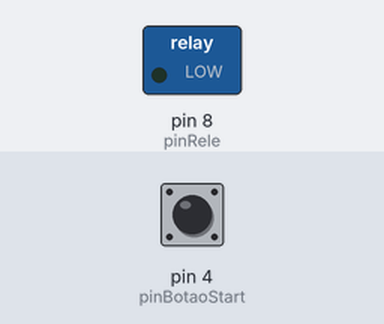
A sketch run on a simulated Arduino Uno, built with avr-gcc and run on an emulated ATmega328P. Shown: switched loads named in the sketch (green lamp = pin HIGH). Inputs (shaded band) come from the test bench; at power-on: pin 4 (pinBotaoStart) HIGH.

Above: at 1.2 s.
1.3 s: pin 4 (pinBotaoStart) pulled LOW for 0.15 s
At 2.4 s:
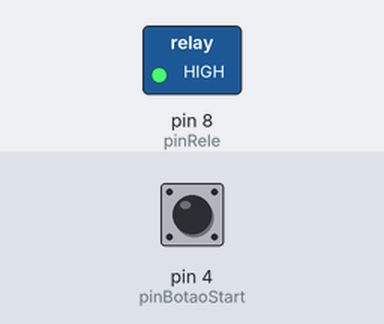
2.9 s: pin 4 (pinBotaoStart) pulled LOW for 1 s
At 4.9 s:
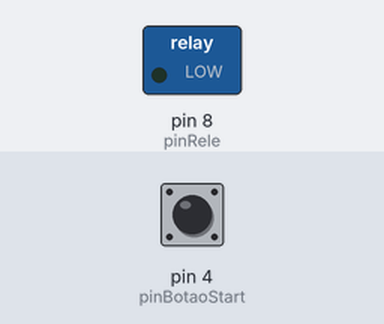
Timing chart, 0 to 6.4 s (numbered marks = the images above; inputs shaded):
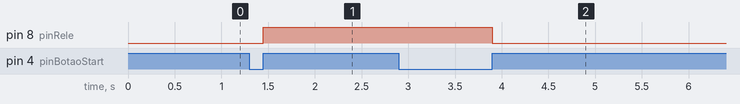

Measured:
- after the input at 1.3 s, pin 8 (pinRele): LOW → HIGH after 0.15 s
- after the input at 2.9 s, pin 8 (pinRele): HIGH → LOW after 1.0 s

The sketch:

Cronometro_com_bot_o.ino
```cpp
/****************************************************************************************
  Video Q0175 - Explorando o Arduino - Timers

  Desenvolvido pela Fábrica de Programas - Brincando com Ideias (www.brincandocomideias.com)
  www.youtube.com/c/BrincandoComIdeias

  Autor Flavio Guimaraes
*****************************************************************************************/

//********************** PARAMETRIZAÇÃO DO PROJETO ***********************

#define nome "Brincando com Ideias"

#define pinRele 8        //Porta do Arduino que irá acionar o relé
#define nivelRele HIGH   //Nivel lógico de ACIONAMENTO do relé

#define pinBotaoStart  4 //Porta do Arduino em que o botao Start esta ligado (o segundo terminal do botao deve ser ligado em GND)

#define tempoReset     2000  //define o tempo em que o botao Start deve ficar apertado para efetuar o reset (em milisegundos)
#define tempoContador  30    //define o tempo do contador (em segundos)

//********************** FINAL DA PARAMETRIZAÇÃO DO PROJETO ***********************


//BIBLIOTECAS
#include <Arduino.h>
#include <TimerOne.h>


//FUNCOES
byte pinBotaoStartApertado();
void showPonto(bool pisca);
void contaTempo();

//VARIAVEIS PUBLICAS
int tempo = tempoContador;
int contador = 0;
byte colContador[4] = {28,46,72,90};
byte contadorStatus = 0; //0=Pause, 1=Run
byte linha = 11;


//***********************************************************************************************
void setup()
{

  pinMode(pinRele, OUTPUT);
  digitalWrite(pinRele, !nivelRele);

  pinMode(pinBotaoStart, INPUT_PULLUP);

  //INICIO DO TIMER
  Timer1.initialize(1000000);   //TIMER IRA EXECUTAR A CADA 1 SEGUNDO (PARAMETRO EM MICROSEGUNDOS)
  Timer1.attachInterrupt(contaTempo);
}


//***********************************************************************************************
void loop()
{

   if (contadorStatus == 1) {
      digitalWrite(pinRele, nivelRele);
   } else {
      digitalWrite(pinRele, !nivelRele);
   }

   byte estadoBotaoStart = pinBotaoStartApertado();
   if ( estadoBotaoStart == 1 ) {

      if (tempo > 0) {
         if (contadorStatus == 0) {

           if (contador == 0) {
              contador = tempo;
           }

            //INICIA O CONTADOR NOVAMENTE
            Timer1.start();
            Timer1.attachInterrupt(contaTempo);
            contadorStatus = 1;
         } else {

            //PARA O CONTADOR
            Timer1.stop();
            contadorStatus = 0;
         }
      }
   }

   if ( estadoBotaoStart == 2 ) {
      #if habilitaDebugSerial == true
        Serial.println("RESET");
      #endif

      if (tempo > 0) {
         Timer1.stop();
         contadorStatus = 0;
         contador = 0;
      }
   }

   showPonto(contadorStatus);


}


byte pinBotaoStartApertado() {
   #define tempoDebounce 50 //(tempo para eliminar o efeito Bounce EM MILISEGUNDOS)

   static bool estadoBotaoAnt;
   static unsigned long delayBotao = 0;
   static unsigned long botaoApertado;
   static byte fase = 0;

   bool estadoBotao;
   byte estadoRet;

   estadoRet = 0;
   if ( (millis() - delayBotao) > tempoDebounce ) {
       estadoBotao = digitalRead(pinBotaoStart);
       if ( !estadoBotao && (estadoBotao != estadoBotaoAnt) ) {
          delayBotao = millis();
          botaoApertado = millis();
          fase = 1;
       }

       if ( (fase == 1) && ((millis() - botaoApertado) > tempoReset) ) {
          fase = 0;
          estadoRet = 2;
       }

       if ( estadoBotao && (estadoBotao != estadoBotaoAnt) ) {
          delayBotao = millis();

          if ( fase == 1 ) {
             estadoRet = 1;
          }
          fase = 0;
       }

       estadoBotaoAnt = estadoBotao;
   }

   return estadoRet;
}

void showPonto(bool pisca) {
static bool piscaAnt = !pisca;
static bool aceso = true;
static bool acesoAnt = !aceso;
static unsigned long delayPisca;
  #define tempoPisca 500


  if (pisca) {
     if ( (millis() - delayPisca) < tempoPisca) {
        aceso = true;

     } else {
        aceso = false;
     }

     if ( (millis() - delayPisca) >= (tempoPisca * 2)) {
        delayPisca = millis();
     }

     acesoAnt = aceso;
  }

  piscaAnt = pisca;
}

void contaTempo() {
  if (contadorStatus == 1) {
     contador--;

     if (contador <= 0) {
        contador = 0;
        contadorStatus = 0;
     }


    Serial.println("Esta em:"+ contador);
  }
}
```
